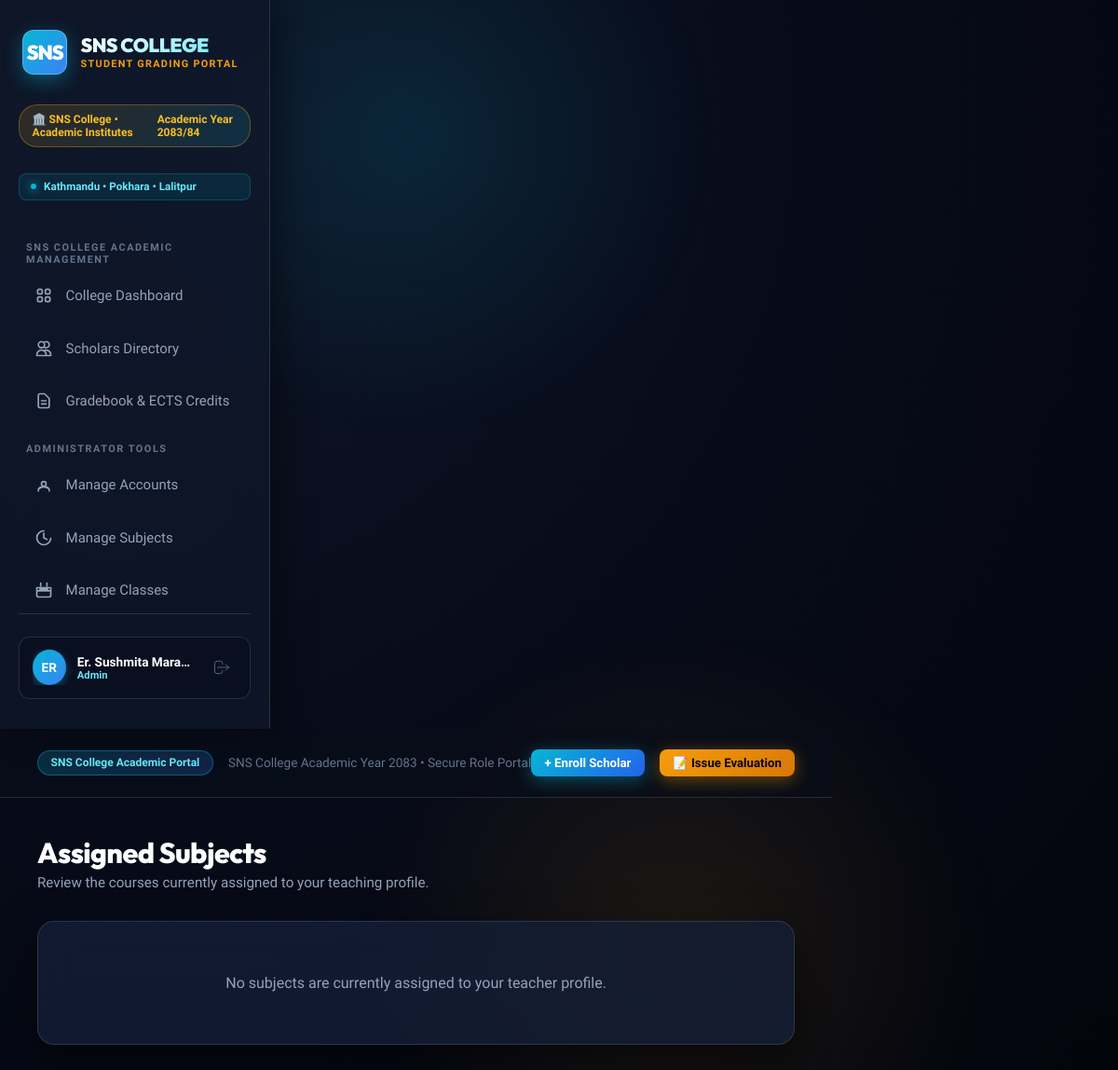
Before: /assigned-subjects (signed in) with the older database file.
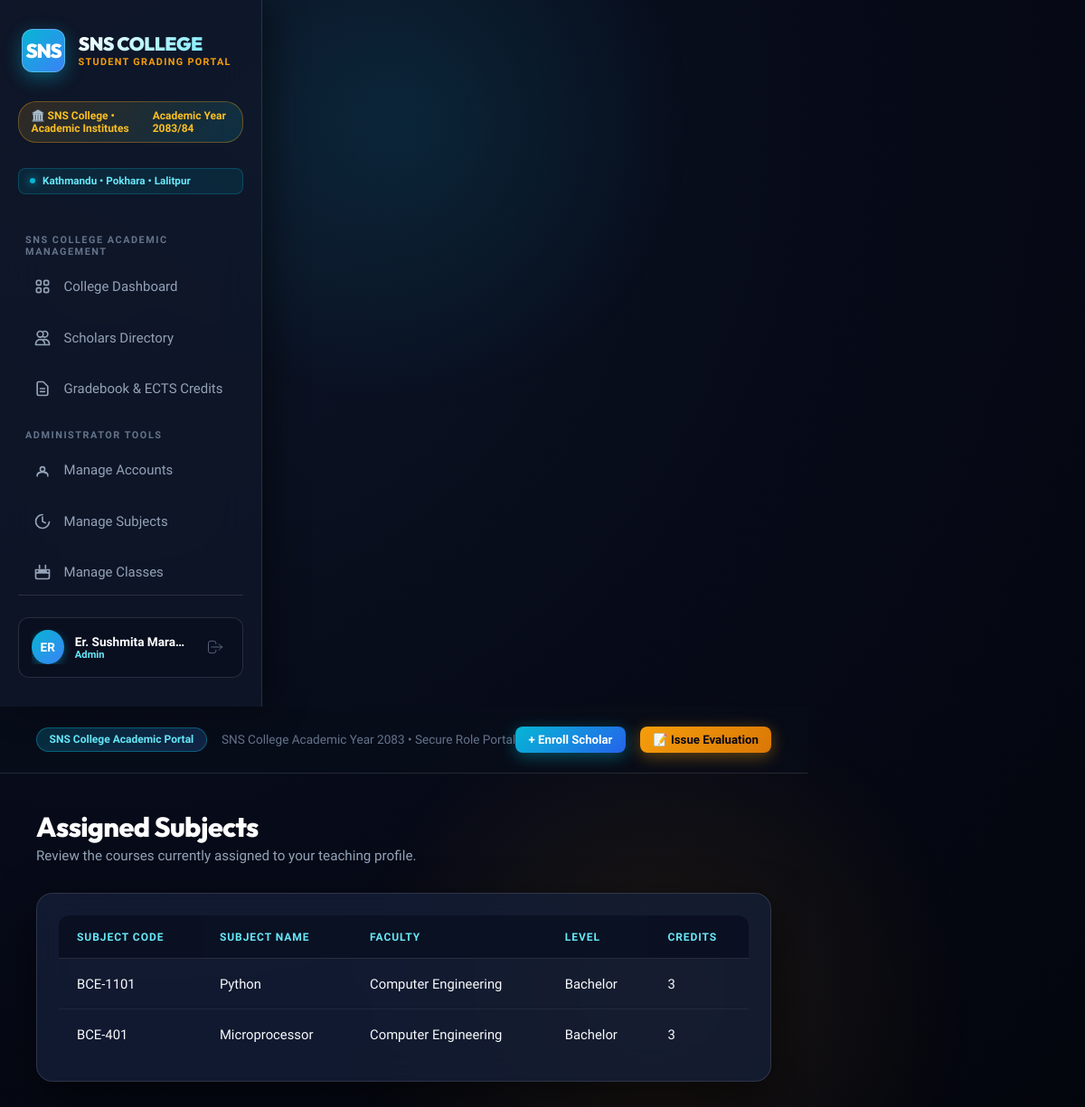
After: the same page with the newer database file.
### models.py (models this page shows)
class Subject(db.Model):
    __tablename__ = 'subjects'
    id = db.Column(db.Integer, primary_key=True)
    code = db.Column(db.String(20), unique=True, nullable=False)
    name = db.Column(db.String(100), nullable=False)
    department = db.Column(db.String(80), default='Engineering')
    academic_period = db.Column(db.String(40), default='Semester 1')
    faculty = db.Column(db.String(80), default='General')
    level = db.Column(db.String(20), default='Bachelor')
    credits = db.Column(db.Integer, default=3)
    assigned_teacher_id = db.Column(db.Integer, db.ForeignKey('users.id'), nullable=True)
    grades = db.relationship('Grade', backref='subject', lazy=True)
    assigned_teacher = db.relationship('User', backref='assigned_subjects', foreign_keys=[assigned_teacher_id])

### app.py (the view)
@app.route('/assigned-subjects')
@login_required
def assigned_subjects():
    if g.user.role not in ['Teacher', 'Admin']:
        flash('Only teachers and administrators can view assigned subjects.', 'warning')
        return redirect(url_for('dashboard'))
    if g.user.role == 'Teacher':
        subjects = Subject.query.filter_by(assigned_teacher_id=g.user.id).all()
    else:
        subjects = Subject.query.filter(Subject.assigned_teacher_id.isnot(None)).all()
    return render_template('assigned_subjects.html', subjects=subjects)

### app.py (called while the page is built)
@app.before_request
def load_logged_in_user():
    user_id = session.get('user_id')
    if user_id is None:
        g.user = None
    else:
        g.user = User.query.get(user_id)

@app.context_processor
def inject_user():
    return dict(current_user=getattr(g, 'user', None), can_manage_grade=user_can_manage_grade, csrf_token=generate_csrf)

def login_required(f):
    @wraps(f)
    def decorated_function(*args, **kwargs):
        if g.user is None:
            flash('Please log in to access this page.', 'warning')
            return redirect(url_for('login', next=request.url))
        return f(*args, **kwargs)
    return decorated_function

### templates/assigned_subjects.html (shortened to what this page needs)
{% extends 'base.html' %}
{% block content %}
<div class="page-header">
    <div>
        <h1 class="page-title">Assigned Subjects</h1>
        <p class="page-subtitle">Review the courses currently assigned to your teaching profile.</p>
    </div>
</div>
<div class="card" style="padding: 1.5rem;">
    {% if subjects %}
    <div class="table-responsive">
        <table class="data-table">
            <thead>
                <tr>
                    <th>Subject Code</th>
                    <th>Subject Name</th>
                    <th>Faculty</th>
                    <th>Level</th>
                    <th>Credits</th>
                </tr>
            </thead>
            <tbody>
                {% for subject in subjects %}
                <tr>
                    <td>{{ subject.code }}</td>
                    <td>{{ subject.name }}</td>
                    <td>{{ subject.faculty }}</td>
                    <td>{{ subject.level }}</td>
                    <td>{{ subject.credits }}</td>
                </tr>
                {% endfor %}
            </tbody>
        </table>
    </div>
    {% else %}
    <div style="text-align: center; padding: 2rem; color: var(--text-muted);">
        No subjects are currently assigned to your teacher profile.
    </div>
    {% endif %}
</div>
{% endblock %}

Changed rows visible on the page:
added Subject: code "BCE-1101", name "Python", faculty "Computer Engineering", level "Bachelor", credits "3"
added Subject: code "BCE-401", name "Microprocessor", faculty "Computer Engineering", level "Bachelor", credits "3"
Other visible differences:
text no longer shown: "No subjects are currently assigned to your teacher profile."
text now shown: "SUBJECT CODE SUBJECT NAME FACULTY LEVEL CREDITS"
